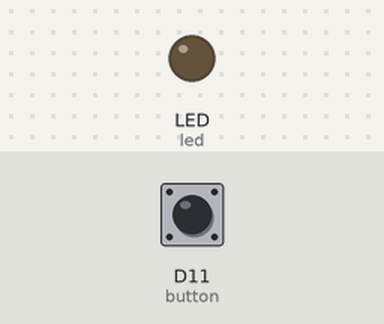
Bench run of a program on a simulated CircuitPython board. On the bench: output pins drawn as LEDs (lit = HIGH). Inputs (shaded band) come from the test bench; at power-on: D11 (button) HIGH. USB keyboard and mouse output is not drawn.

Above: at 2.2 s.
2.3 s: D11 (button) pulled LOW for 0.15 s
At 2.4 s:
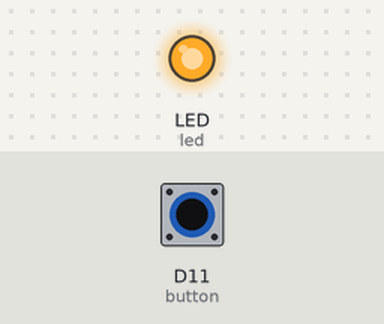
3.9 s: D11 (button) pulled LOW for 3.2 s
At 8.5 s:
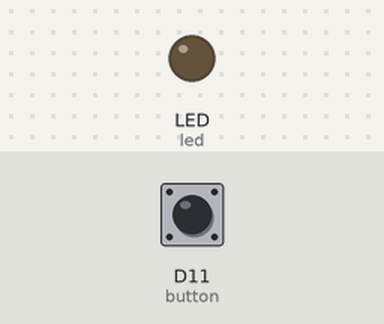
Timing chart, 0 to 10.0 s (numbered marks = the images above; inputs shaded):
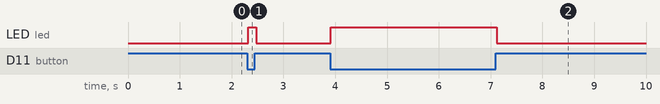

The program:

code.py
```python
import time
import board
import digitalio
import usb_hid

from adafruit_hid.keyboard import Keyboard
from adafruit_hid.keyboard_layout_us import KeyboardLayoutUS

button = digitalio.DigitalInOut(board.D11)
button.direction = digitalio.Direction.INPUT
button.pull = digitalio.Pull.UP

led = digitalio.DigitalInOut(board.LED)
led.direction = digitalio.Direction.OUTPUT

time.sleep(1)
keyboard = Keyboard(usb_hid.devices)
keyboard_layout = KeyboardLayoutUS(keyboard)

while True:
  if not button.value:
    led.value = True
    keyboard_layout.write("x")
  else:
    led.value = False
    keyboard.release_all()
  time.sleep(0.01)
```

Measured:
- after the input at 2.3 s, LED (led): LOW → HIGH at once, → LOW 0.16 s later
- after the input at 3.9 s, LED (led): LOW → HIGH at once, → LOW 3.2 s later
